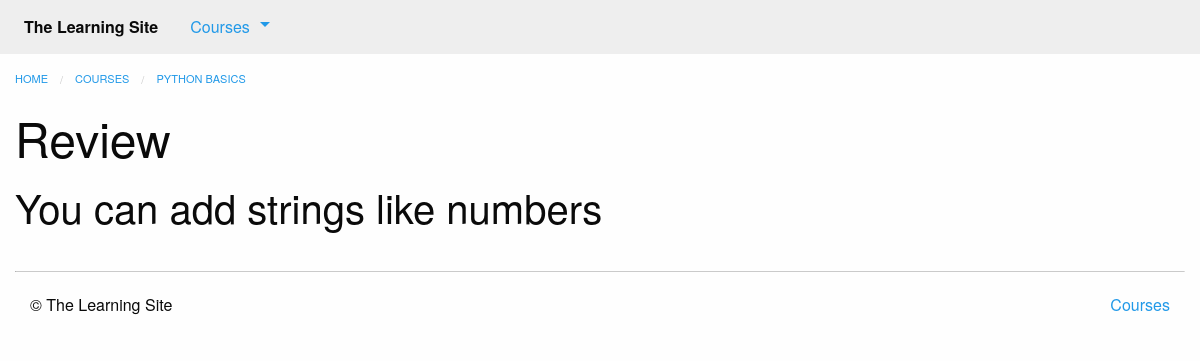
The page /courses/1/q1/ on the database its author committed.
### courses/models.py (models this page shows, shortened)
class Step(models.Model):
    title = models.CharField(max_length=255)
    description = models.TextField()
    order = models.IntegerField(default=0)
    course = models.ForeignKey(Course, on_delete=models.CASCADE)
    class Meta:
        abstract = True
        ordering = ['order', ]

class Quiz(Step):
    total_questions = models.IntegerField(default=4)
    class Meta:
        verbose_name_plural = 'Quizzes'

class Course(models.Model):
    created_at = models.DateTimeField(auto_now_add=True)
    title = models.CharField(max_length=255)
    description = models.TextField()

class Question(models.Model):
    quiz = models.ForeignKey(Quiz, on_delete=models.CASCADE)  # quiz属性是外键,主键是Question的id/pk
    order = models.IntegerField(default=0)
    prompt = models.TextField()
    class Meta:
        ordering = ['order', ]

### courses/views.py (the view)
# urls.py: path('<int:course_pk>/q<int:step_pk>/', views.quiz_detail, name='quiz_detail'),  # 2.3
def quiz_detail(request, course_pk, step_pk):
    step = get_object_or_404(models.Quiz, course_id=course_pk, pk=step_pk)
    return render(request, 'courses/quiz_detail.html', {'step': step})

### courses/templatetags/course_extras.py (called while the page is built)
@register.inclusion_tag("courses/course_nav.html")
def nav_courses_list():
    courses = Course.objects.all()
    return {'courses': courses}

### courses/templates/courses/quiz_detail.html (shortened to what this page needs)
{% extends "courses/layout.html" %}
{% load course_extras %}
{% block breadcrumbs %}
    <li><a href="{% url 'courses:course_detail' pk=step.course.pk %}">{{ step.course.title }}</a></li>
{% endblock %}
{% block content %}
    <div class="row columns">
        <article>
            {{ block.super }}
            <h1>{{ step.title }}</h1>
            <ul class="no-bullet">
                {% for question in step.question_set.all %}
                    <li>
                        <h2>{{ question.prompt }}</h2>
                    </li>
                {% endfor %}
            </ul>
        </article>
    </div>
{% endblock %}

### rows shown on the page
Quiz: course "PYTHON BASICS", title "Review"
Question: prompt "You can add strings like numbers"
